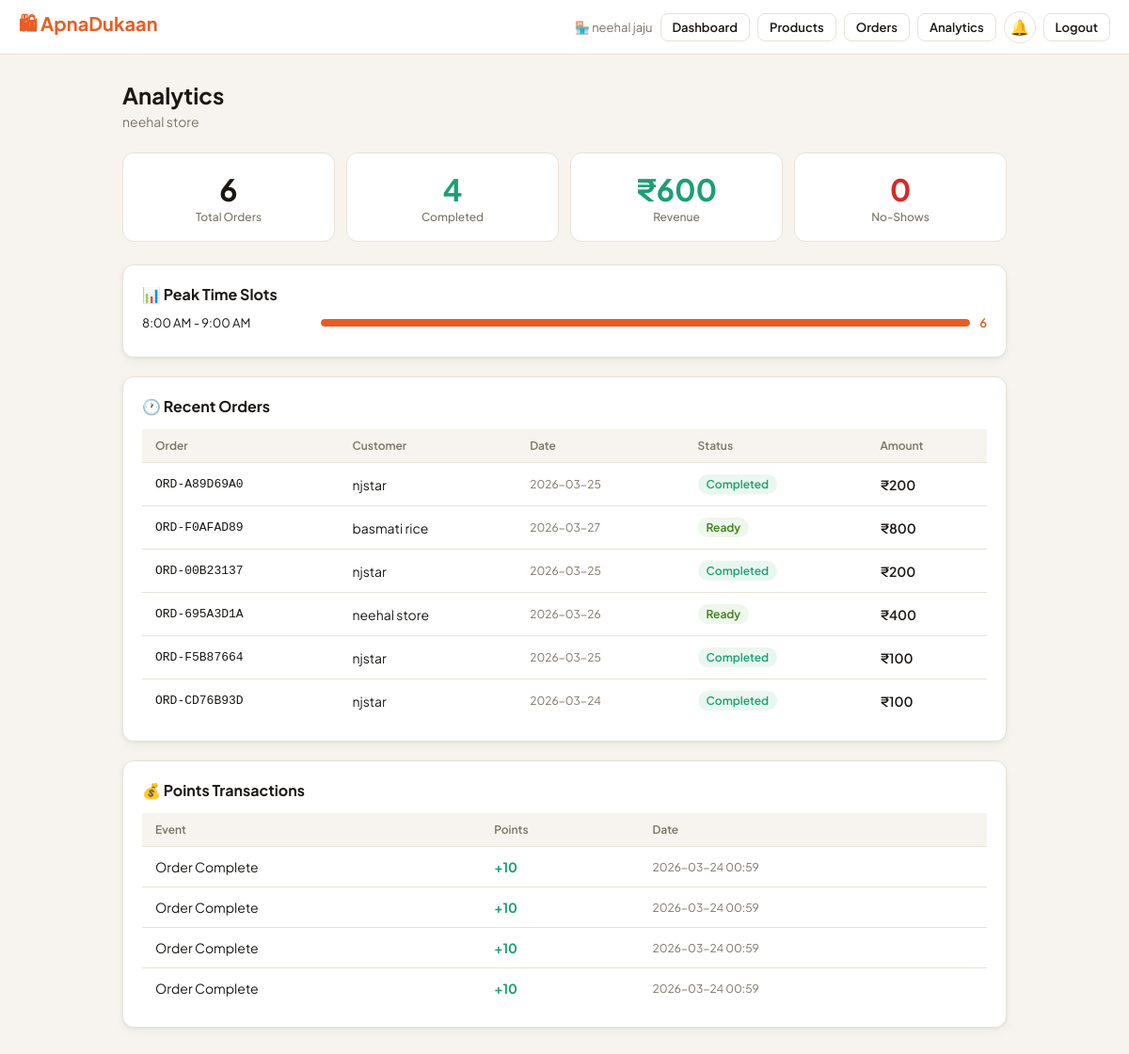
Page /owner/analytics (signed in) on the committed database.
### tables this page shows
CREATE TABLE stores(store_id TEXT PRIMARY KEY,owner_id TEXT NOT NULL,
  name TEXT NOT NULL,owner_name TEXT NOT NULL,address TEXT NOT NULL DEFAULT'',
  category TEXT NOT NULL DEFAULT'General',qr_code TEXT NOT NULL,
  points INTEGER NOT NULL DEFAULT 0,is_open INTEGER NOT NULL DEFAULT 1,
  is_approved INTEGER NOT NULL DEFAULT 1,
  description TEXT NOT NULL DEFAULT'',
  image_b64 TEXT,image_mime TEXT NOT NULL DEFAULT'image/jpeg',
  created_at TEXT NOT NULL DEFAULT(datetime('now')),
  FOREIGN KEY(owner_id) REFERENCES owners(owner_id));

CREATE TABLE time_slots(slot_id TEXT PRIMARY KEY,store_id TEXT NOT NULL,
  label TEXT NOT NULL,start_time TEXT NOT NULL,end_time TEXT NOT NULL,
  max_orders INTEGER NOT NULL DEFAULT 10,is_active INTEGER NOT NULL DEFAULT 1,
  FOREIGN KEY(store_id) REFERENCES stores(store_id) ON DELETE CASCADE);

CREATE TABLE orders(order_id TEXT PRIMARY KEY,customer_name TEXT NOT NULL,
  store_id TEXT NOT NULL,slot_id TEXT NOT NULL,
  pickup_date TEXT NOT NULL DEFAULT(date('now')),
  status TEXT NOT NULL DEFAULT'placed' CHECK(status IN
    ('placed','preparing','ready','visited','completed','no_show','failed')),
  total_amount REAL NOT NULL DEFAULT 0,customer_confirmed INTEGER NOT NULL DEFAULT 0,
  store_confirmed INTEGER NOT NULL DEFAULT 0,visit_verified INTEGER NOT NULL DEFAULT 0,
  placed_at TEXT NOT NULL DEFAULT(datetime('now')),completed_at TEXT,
  FOREIGN KEY(store_id) REFERENCES stores(store_id),
  FOREIGN KEY(slot_id) REFERENCES time_slots(slot_id));

CREATE TABLE transactions(txn_id TEXT PRIMARY KEY,entity_id TEXT NOT NULL,
  entity_type TEXT NOT NULL,order_id TEXT,event_type TEXT NOT NULL,
  delta INTEGER NOT NULL,note TEXT,created_at TEXT NOT NULL DEFAULT(datetime('now')));

### app.py (the view)
    @app.route("/owner/analytics")
    @owner_required
    def owner_analytics():
        sid=session["store_id"]; conn=get_db()
        store=conn.execute("SELECT * FROM stores WHERE store_id=?",(sid,)).fetchone()
        analytics=conn.execute("SELECT * FROM store_analytics WHERE store_id=?",(sid,)).fetchone()
        recent=conn.execute("""SELECT o.*,ts.label AS slot_label FROM orders o
            JOIN time_slots ts ON o.slot_id=ts.slot_id
            WHERE o.store_id=? ORDER BY o.placed_at DESC LIMIT 15""",(sid,)).fetchall()
        txns=conn.execute("SELECT * FROM transactions WHERE entity_id=? ORDER BY created_at DESC LIMIT 10",(sid,)).fetchall()
        pts=get_points(sid); tier,icon=get_tier(pts)
        peak_slots=json.loads(analytics["peak_slots"]) if analytics and analytics["peak_slots"] else {}
        avg_r,r_cnt=get_avg_rating("store",sid)
        reviews=conn.execute("SELECT * FROM reviews WHERE target_type='store' AND target_id=? "
                             "ORDER BY created_at DESC LIMIT 10",(sid,)).fetchall()
        ai_summary=get_ai_review_summary("store",sid)
        return render_template("owner_analytics.html",store=store,analytics=analytics,
                               store_points=pts,tier=tier,icon=icon,peak_slots=peak_slots,
                               recent_orders=recent,transactions=txns,
                               avg_rating=avg_r,rating_count=r_cnt,reviews=reviews,ai_summary=ai_summary)

### app.py (called while the page is built, shortened)
def _register_db_hooks(app):
    @app.teardown_appcontext
    def close_db(exc=None):
        db = g.pop("db", None)
        if db: db.close()

def get_db():
    if "db" not in g:
        from flask import current_app
        g.db = sqlite3.connect(current_app.config["DB_PATH"], timeout=30, check_same_thread=False)
        g.db.row_factory = sqlite3.Row
        for pragma in ("PRAGMA journal_mode=WAL","PRAGMA busy_timeout=30000",
                       "PRAGMA synchronous=NORMAL","PRAGMA foreign_keys=ON"):
            g.db.execute(pragma)
    return g.db

def get_unread_count(recipient_type, recipient_id):
    try:
        r = get_db().execute(
            "SELECT COUNT(*) FROM notifications WHERE recipient_type=? AND recipient_id=? AND is_read=0",
            (recipient_type, recipient_id)).fetchone()
        return r[0] if r else 0
    except Exception:
        return 0

def get_points(eid):
    r = get_db().execute("SELECT total_points FROM points WHERE entity_id=?",(eid,)).fetchone()
    return int(r["total_points"]) if r else 0

def get_tier(pts):
    if pts>=200: return "Star","⭐"
    if pts>=50:  return "Trusted","✅"
    return "New","🆕"

def get_avg_rating(ttype, tid):
    r=get_db().execute("SELECT AVG(rating) avg,COUNT(*) cnt FROM reviews WHERE target_type=? AND target_id=?",
                       (ttype,tid)).fetchone()
    if not r or not r["avg"]: return None,0
    return round(r["avg"],1), r["cnt"]

def get_ai_review_summary(ttype, tid):
    from flask import current_app
    api_key = current_app.config.get("ANTHROPIC_API_KEY","")
    if not api_key: return None

def owner_required(f):
    @wraps(f)
    def d(*a,**kw):
        if not session.get("owner_id"):
            flash("Please log in to access your store dashboard.","error")
            return redirect(url_for("owner_login"))
        return f(*a,**kw)
    return d

### templates/owner_analytics.html (shortened to what this page needs)
{% extends "base.html" %}
{% block content %}
<h1 class="page-title">Analytics</h1>
<p class="page-subtitle">{{ store.name }}</p>
<div class="grid4" style="margin-bottom:24px;">
  {% for label, val, color in [
    ('Total Orders', analytics.total_orders if analytics else 0, 'var(--text)'),
    ('Completed', analytics.completed_orders if analytics else 0, 'var(--green)'),
    ('Revenue', '₹'~("%.0f"|format(analytics.total_revenue if analytics else 0)), 'var(--green)'),
    ('No-Shows', analytics.no_shows if analytics else 0, 'var(--red)'),
  ] %}
  <div class="stat-card">
    <div class="stat-num" style="color:{{ color }};">{{ val }}</div>
    <div class="stat-label">{{ label }}</div>
  </div>
  {% endfor %}
</div>
{% if peak_slots %}
<div class="card" style="margin-bottom:20px;">
  <div style="font-weight:700;margin-bottom:12px;">📊 Peak Time Slots</div>
  {% for slot, count in peak_slots.items() %}
  <div style="display:flex;align-items:center;gap:10px;margin-bottom:8px;">
    <span style="font-size:13px;min-width:180px;">{{ slot }}</span>
    <div style="flex:1;background:var(--bg);border-radius:4px;height:8px;overflow:hidden;">
      <div style="height:100%;background:var(--orange);border-radius:4px;width:{{ [count*20,100]|min }}%;"></div>
    </div>
    <span style="font-size:13px;font-weight:600;color:var(--orange);">{{ count }}</span>
  </div>
  {% endfor %}
</div>
{% endif %}
<div class="card" style="margin-bottom:20px;">
  <div style="font-weight:700;margin-bottom:14px;">🕐 Recent Orders</div>
  <table class="table">
    <thead><tr><th>Order</th><th>Customer</th><th>Date</th><th>Status</th><th>Amount</th></tr></thead>
    <tbody>
      {% for o in recent_orders %}
      <tr>
        <td style="font-family:monospace;font-size:13px;">{{ o.order_id }}</td>
        <td>{{ o.customer_name }}</td>
        <td style="font-size:12px;color:var(--muted);">{{ o.pickup_date if o.pickup_date else o.placed_at[:10] }}</td>
        <td><span class="badge status-{{ o.status }}">{{ o.status|title }}</span></td>
        <td style="font-weight:600;">₹{{ "%.0f"|format(o.total_amount) }}</td>
      </tr>
      {% endfor %}
    </tbody>
  </table>
</div>
<div class="card">
  <div style="font-weight:700;margin-bottom:14px;">💰 Points Transactions</div>
  <table class="table">
    <thead><tr><th>Event</th><th>Points</th><th>Date</th></tr></thead>
    <tbody>
      {% for t in transactions %}
      <tr>
        <td>{{ t.event_type.replace('_',' ')|title }}</td>
        <td style="font-weight:700;color:{% if t.delta>0 %}var(--green){% else %}var(--red){% endif %};">
          {{ '+' if t.delta>0 else '' }}{{ t.delta }}</td>
        <td style="color:var(--muted);font-size:12px;">{{ t.created_at[:16] }}</td>
      </tr>
      {% endfor %}
    </tbody>
  </table>
</div>
{% endblock %}

### templates/base.html (shortened to what this page needs)
<!DOCTYPE html>
<html lang="en">
<head>
</head>
<body>
<nav class="nav">
  <a href="/" class="nav-brand">🛍 ApnaDukaan</a>
  <div class="nav-actions">
    {% if session.customer_name %}
      <span class="nav-user">👤 {{ session.customer_name }}</span>
      <a href="/my-orders" class="btn btn-outline btn-sm">My Orders</a>
      <a href="/my-points" class="btn btn-outline btn-sm">⭐ Points</a>
      <a href="/scan" class="btn btn-outline btn-sm">📷 Scan</a>
      {% if cart_count > 0 %}
        <span class="points-pill">🛒 {{ cart_count }} · ₹{{ cart_total }}</span>
      {% endif %}
      <a href="/notifications" class="notif-bell" title="Notifications">
        🔔{% if notif_count > 0 %}<span class="notif-dot">{{ notif_count if notif_count < 100 else '99+' }}</span>{% endif %}
      </a>
      <a href="/customer/logout" class="btn btn-outline btn-sm">Logout</a>
    {% elif session.owner_id %}
      <span class="nav-user">🏪 {{ owner_name }}</span>
      <a href="/owner/dashboard" class="btn btn-outline btn-sm">Dashboard</a>
      <a href="/owner/products" class="btn btn-outline btn-sm">Products</a>
      <a href="/owner/orders" class="btn btn-outline btn-sm">Orders</a>
      <a href="/owner/analytics" class="btn btn-outline btn-sm">Analytics</a>
      <a href="/owner/notifications" class="notif-bell" title="Notifications">
        🔔{% if notif_count > 0 %}<span class="notif-dot">{{ notif_count if notif_count < 100 else '99+' }}</span>{% endif %}
      </a>
      <a href="/owner/logout" class="btn btn-outline btn-sm">Logout</a>
    {% else %}
      <a href="/customer" class="btn btn-outline btn-sm">🛒 Customer</a>
      <a href="/owner/login" class="btn btn-outline btn-sm">🔐 Owner Login</a>
      <a href="/owner/register" class="btn btn-primary btn-sm">🏪 Register Store</a>
    {% endif %}
  </div>
</nav>
<div class="container">
  {% block content %}{% endblock %}
</div>
</body>
</html>

### templates/base.html (style rules this page uses)
:root { --bg:#F7F4EF;--card:#fff;--border:#E8E2D8;--text:#1A1714;--muted:#7A7368; --orange:#E85D24;--ol:#FEF0E9;--green:#1D9E75;--gl:#EAF7F1;--blue:#185FA5;--bl:#EBF3FC; --red:#D42B2B;--rl:#FEF0F0;--yellow:#CA8A04;--yl:#FEFCE8;--r:12px; --sh:0 1px 3px rgba(0,0,0,.06),0 4px 12px rgba(0,0,0,.04); }
* { box-sizing:border-box;margin:0;padding:0; }
body { font-family:'Plus Jakarta Sans',sans-serif;background:var(--bg);color:var(--text);min-height:100vh; }
a { color:inherit;text-decoration:none; }
.nav { background:var(--card);border-bottom:1px solid var(--border);padding:0 20px; display:flex;align-items:center;justify-content:space-between;height:58px;position:sticky;top:0;z-index:100; }
.nav-brand { font-size:20px;font-weight:700;color:var(--orange); }
.nav-actions { display:flex;align-items:center;gap:8px;flex-wrap:wrap; }
.nav-user { font-size:13px;color:var(--muted); }
.container { max-width:980px;margin:0 auto;padding:28px 20px; }
.page-title { font-size:24px;font-weight:700;margin-bottom:4px; }
.page-subtitle { font-size:14px;color:var(--muted);margin-bottom:24px; }
.card { background:var(--card);border:1px solid var(--border);border-radius:var(--r);padding:20px;box-shadow:var(--sh); }
.btn { display:inline-flex;align-items:center;gap:6px;padding:9px 18px;border-radius:8px; font-size:14px;font-weight:600;cursor:pointer;border:none;transition:all .15s;font-family:inherit; }
.btn-outline { background:transparent;border:1.5px solid var(--border);color:var(--text); }
.btn-sm { padding:6px 12px;font-size:13px; }
.badge { display:inline-flex;align-items:center;gap:4px;font-size:12px;font-weight:600;padding:3px 9px;border-radius:20px; }
.status-ready { background:#EEF7EB;color:#3A7D1A; }
.status-completed { background:var(--gl);color:var(--green); }
.grid4 { display:grid;grid-template-columns:repeat(4,1fr);gap:12px; }
.table { width:100%;border-collapse:collapse;font-size:14px; }
.table th { text-align:left;padding:10px 14px;font-size:12px;font-weight:600;color:var(--muted); background:var(--bg);border-bottom:1px solid var(--border); }
.table td { padding:12px 14px;border-bottom:1px solid var(--border);vertical-align:middle; }
.table tr:last-child td { border-bottom:none; }
.stat-card { background:var(--card);border:1px solid var(--border);border-radius:var(--r);padding:18px;text-align:center; }
.stat-num { font-size:32px;font-weight:700; }
.stat-label { font-size:12px;color:var(--muted);margin-top:2px;font-weight:500; }
.notif-bell { position:relative;display:inline-flex;align-items:center;justify-content:center; width:34px;height:34px;border-radius:50%;border:1.5px solid var(--border); background:var(--card);cursor:pointer;font-size:16px;transition:all .15s; }

### rows in the picture
stores: owner_name "neehal jaju", name "neehal store"
time_slots: label "8:00 AM - 9:00 AM", {{ [count*20,100]|min }} 100 (drawn), count "6"
orders: order_id "ORD-A89D69A0", customer_name "njstar", pickup_date "2026-03-25", status "Completed", total_amount "200"
orders: order_id "ORD-F0AFAD89", customer_name "basmati rice", pickup_date "2026-03-27", status "Ready", total_amount "800"
orders: order_id "ORD-00B23137", customer_name "njstar", pickup_date "2026-03-25", status "Completed", total_amount "200"
orders: order_id "ORD-695A3D1A", customer_name "neehal store", pickup_date "2026-03-26", status "Ready", total_amount "400"
orders: order_id "ORD-F5B87664", customer_name "njstar", pickup_date "2026-03-25", status "Completed", total_amount "100"
orders: order_id "ORD-CD76B93D", customer_name "njstar", pickup_date "2026-03-24", status "Completed", total_amount "100"
transactions: event_type.replace "Order Complete", delta "+", delta "10", created_at "2026-03-24 00:59"
transactions: event_type.replace "Order Complete", delta "+", delta "10", created_at "2026-03-24 00:59"
transactions: event_type.replace "Order Complete", delta "+", delta "10", created_at "2026-03-24 00:59"
transactions: event_type.replace "Order Complete", delta "+", delta "10", created_at "2026-03-24 00:59"

### other values in the picture
{{ val }} "6" "4" "₹600" "0"
{{ label }} "Total Orders" "Completed" "Revenue" "No-Shows"
